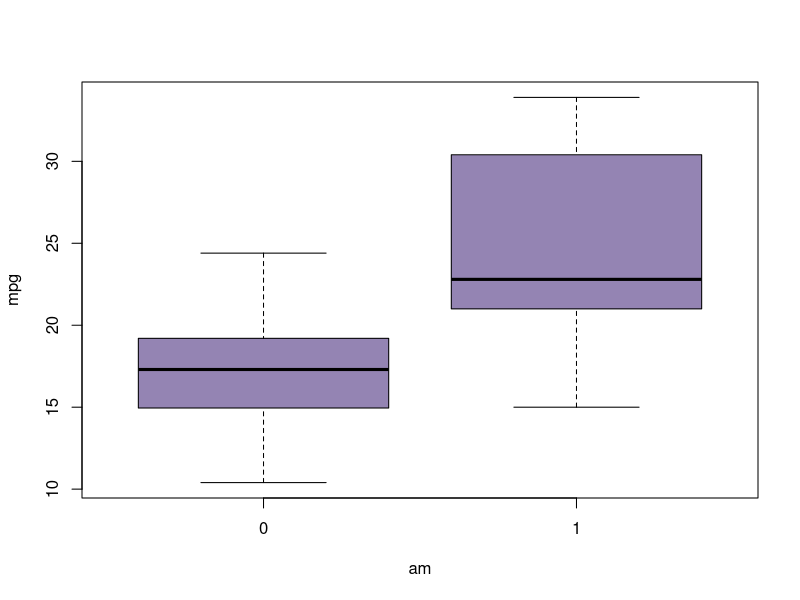
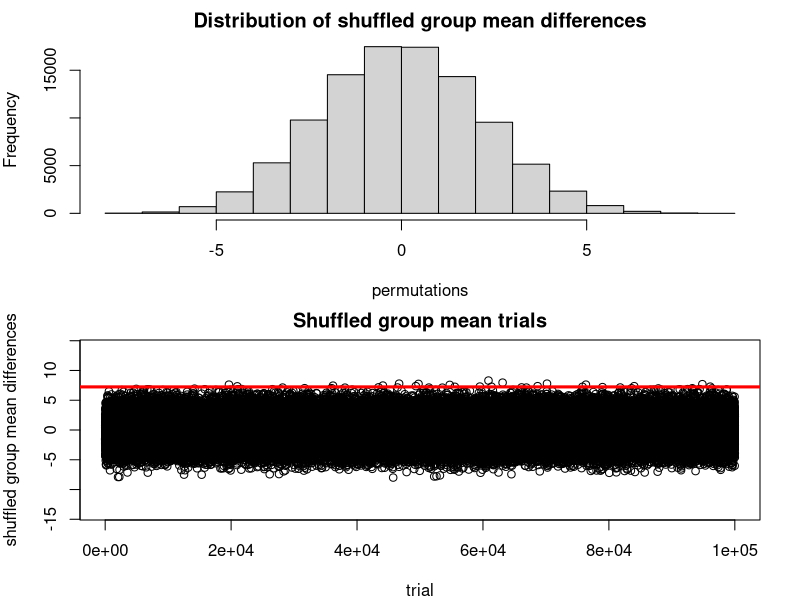
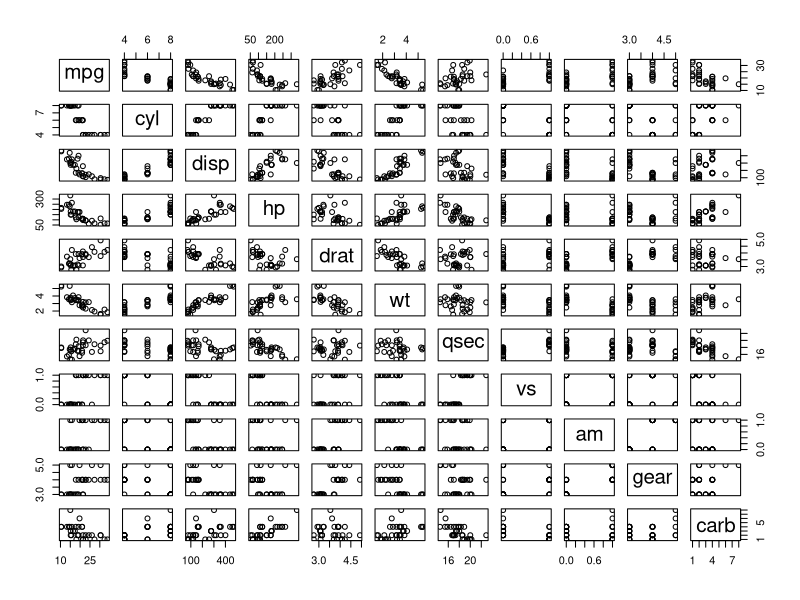
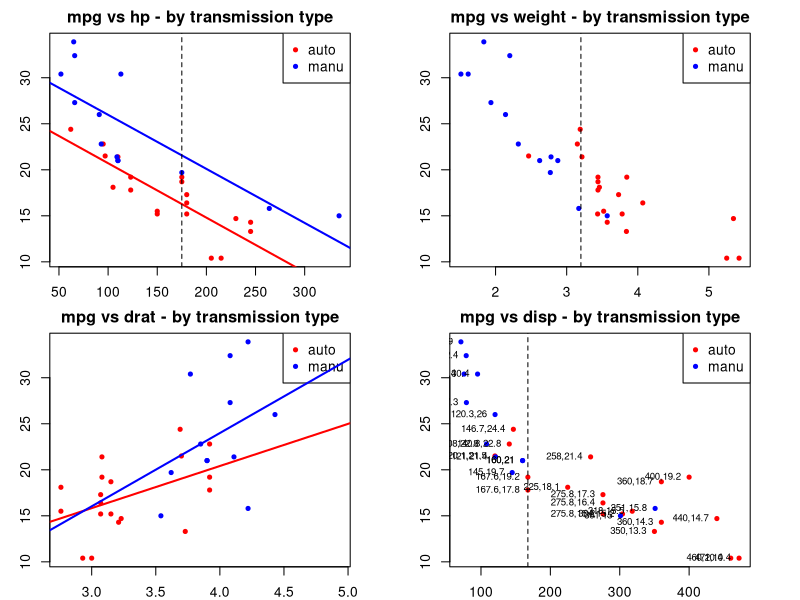
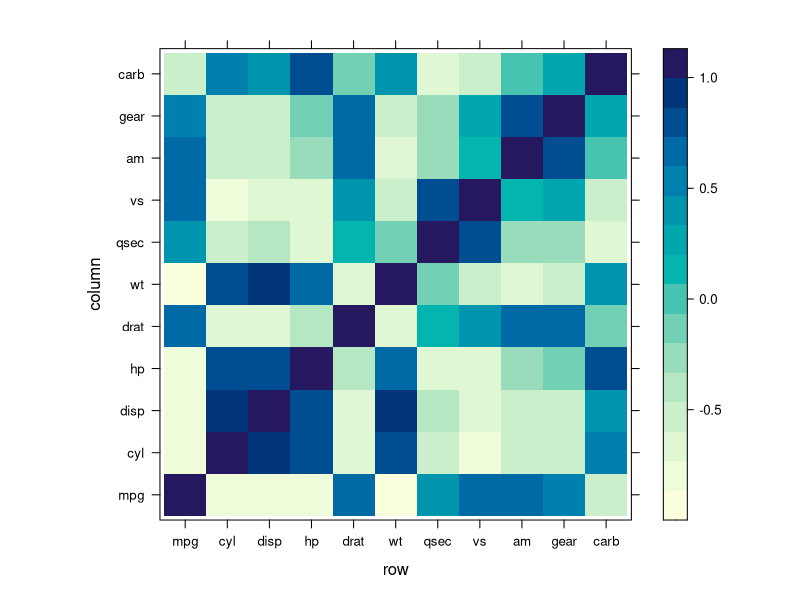
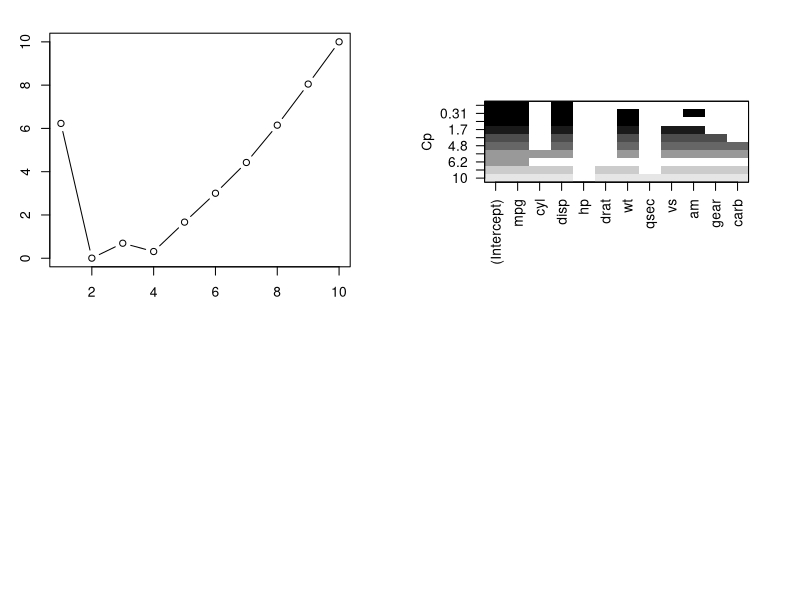
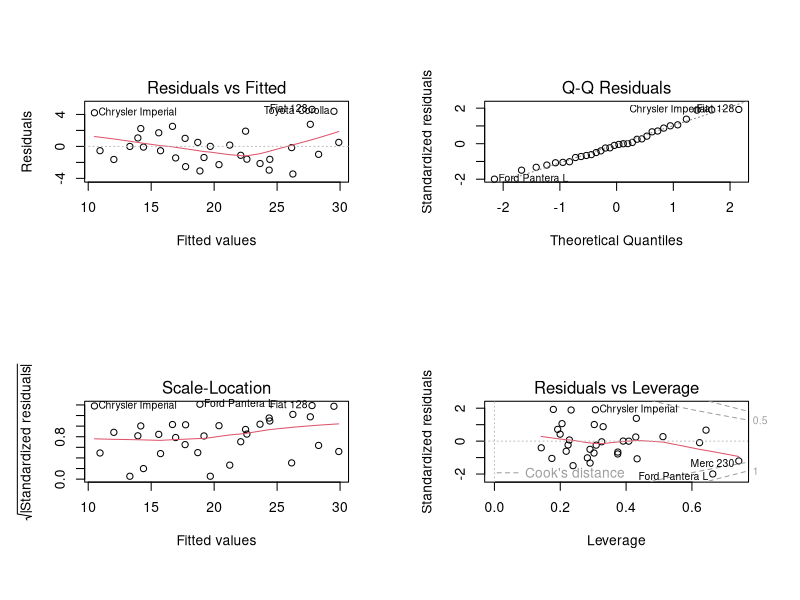
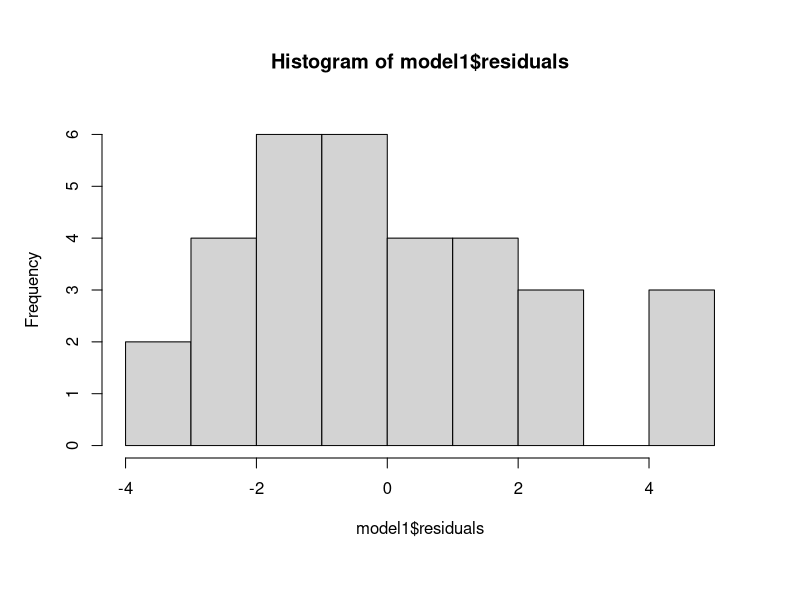

These charts were generated, in order, by the following R code:
## ---- chunk 1
knitr::opts_chunk$set(collapse = TRUE)
## install packages if necessary
list.of.packages <- c("ggplot2", "dplyr", "knitr", "rmarkdown", "leaps")
new.packages <- list.of.packages[!(list.of.packages %in% installed.packages()[,"Package"])]
if(length(new.packages)) install.packages(new.packages)

## load packages
library(dplyr)
library(knitr)
library(leaps)
## ---- chunk 2
str(mtcars)
## ---- chunk 3
summary(mtcars)
## ---- chunk 4
#### generate subset: automatic and manual cars ####
cars_auto = subset(mtcars, am == 0)
cars_manu = subset(mtcars, am == 1)

# dimensions
dim(mtcars)
## ---- chunk 5
dim(cars_auto); dim(cars_manu)
## ---- chunk 6
# sample means mpg by group
mean(cars_auto$mpg); mean(cars_manu$mpg)
## ---- chunk 7
sd(cars_auto$mpg); sd(cars_manu$mpg)
## ---- chunk 8
# % increase in mpg based on the sample mean
(mean(cars_manu$mpg) - mean(cars_auto$mpg))/mean(cars_auto$mpg)
## ---- chunk 9
boxplot(mpg ~ am, data = mtcars, col=rgb(0.3,0.2,0.5,0.6), ylab = "mpg", xlab = "am")
## ---- chunk 10
#### 95% confidence interval for mean difference ####

# Question: is the sample mean difference significant?
t.test(cars_manu$mpg, cars_auto$mpg, paired = F, var.equal = F)
## ---- chunk 11
#### Permutation test ####
# what if I shuffle the am groups and calculate the mean?

# get target variable and group vectors
y = mtcars$mpg
group = mtcars$am
y; group

# baseline group means and difference
baselineMeans = tapply(mtcars$mpg, mtcars$am, mean)
baselineMeansDiff = baselineMeans[2] - baselineMeans[1]

tStat = function(w, g) mean(w[g == 1]) - mean(w[g == 0])
observedDiff = tStat(y, group)

# check if function works - should be 0:
baselineMeansDiff - observedDiff

# execute shuffle:
permutations = sapply(1:100000, function(i) tStat(y, sample(group)))
## ---- chunk 12
# shuffle experiment results plots:
par(mfrow = c(2, 1), mar = c(4, 4, 2, 2))
hist(permutations, main = "Distribution of shuffled group mean differences") # distribution of difference of averages of permuted groups
plot(permutations, type = "b", main = "Shuffled group mean trials", xlab = "trial", ylab = "shuffled group mean differences", ylim = c(-14, 14))
abline(h = observedDiff, col = "red", lwd = 3)
## ---- chunk 13
# there is not even 1 case where by chance I get a difference greater than the observed!
mean(permutations > observedDiff)
## ---- chunk 14
#### generate subset: automatic and manual cars ####
cars_auto = subset(mtcars, am == 0)
cars_manu = subset(mtcars, am == 1)

#### Visual inspection of all covariates ####
pairs(mtcars)
## ---- chunk 15
#### 4 bivariate analysis: hp / wt / drat / disp ####
par(mfrow = c(2, 2), mar = c(2, 3, 2, 3))

# plot1
with(mtcars, plot(hp, mpg, type = "n", main = "mpg vs hp - by transmission type")) # no data
with(cars_auto, points(hp, mpg, col = "red", pch = 20))
with(cars_manu, points(hp, mpg, col = "blue", pch = 20))
legend("topright", pch = 20, col = c("red", "blue"), legend = c("auto", "manu")) # add legend
model1_auto = lm(mpg ~ hp, data = cars_auto)
model1_manu = lm(mpg ~ hp, data = cars_manu)
abline(model1_auto, col = "red", lwd = 2)
abline(model1_manu, col = "blue", lwd = 2)
abline(v = 175, lty = 2)

# plot2
with(mtcars, plot(wt, mpg, type = "n", main = "mpg vs weight - by transmission type")) # no data
with(cars_auto, points(wt, mpg, col = "red", pch = 20))
with(cars_manu, points(wt, mpg, col = "blue", pch = 20))
legend("topright", pch = 20, col = c("red", "blue"), legend = c("auto", "manu")) # add legend
abline(v = 3.2, lty = 2)

# plot 3
with(mtcars, plot(drat, mpg, type = "n", main = "mpg vs drat - by transmission type")) # no data
with(cars_auto, points(drat, mpg, col = "red", pch = 20))
with(cars_manu, points(drat, mpg, col = "blue", pch = 20))
legend("topright", pch = 20, col = c("red", "blue"), legend = c("auto", "manu")) # add legend
model2_auto = lm(mpg ~ drat, data = cars_auto)
model2_manu = lm(mpg ~ drat, data = cars_manu)
abline(model2_auto, col = "red", lwd = 2)
abline(model2_manu, col = "blue", lwd = 2)
abline(v = 175, lty = 2)

# plot 4
with(mtcars, plot(disp, mpg, type = "n", main = "mpg vs disp - by transmission type")) # no data
with(cars_auto, points(disp, mpg, col = "red", pch = 20))
with(cars_manu, points(disp, mpg, col = "blue", pch = 20))
legend("topright", pch = 20, col = c("red", "blue"), legend = c("auto", "manu")) # add legend
labels = with(mtcars, paste(as.character(disp), as.character(mpg), sep = ",")) # generate point labels
with(mtcars, text(disp, mpg, labels = labels, cex = 0.7, pos = 2))
abline(v = 167.6, lty = 2)
## ---- chunk 16
### analyse covariance matrix for regressor selection:
z <- cor(mtcars)
require(lattice)
## ---- chunk 17
levelplot(z)
## ---- chunk 18
# only am
data = mtcars
data$am = as.factor(data$am)
model2 = lm(mpg ~ am, data = data)

# get results
summary(model2)
## ---- chunk 19
#### model selection using leaps ####
data = mtcars
data$log_mpg = log(data$mpg) # add log of y

#### method 1. best fit ####
regfit.full = regsubsets(log_mpg ~. , data = data, nvmax = 10)
reg.summary = summary(regfit.full)
reg.summary
## ---- chunk 20
# how I selected the optimal number of variables?
plot(reg.summary$cp, xlab = "Number of variables", ylab = "cp", type = "b")
## ---- chunk 21
regfit.fwd = regsubsets(log_mpg ~ ., data = data, nvmax = 10, method = "forward")
summary(regfit.fwd)
## ---- chunk 22
plot(regfit.fwd, scale = "Cp")
## ---- chunk 23
#### lm with all variables / no split ####
# prepare data
data = mtcars
data$am = as.factor(data$am)

model1 = lm(mpg ~ ., data = data)

# get results
summary(model1)
## ---- chunk 24
# plot residual analysis
par(mfrow = c(2, 2))
plot(model1)
## ---- chunk 25
# plot hist
par(mfrow = c(1, 1))
hist(model1$residuals)
## ---- chunk 26
# normality test on residuals
shapiro.test(model1$residuals)
